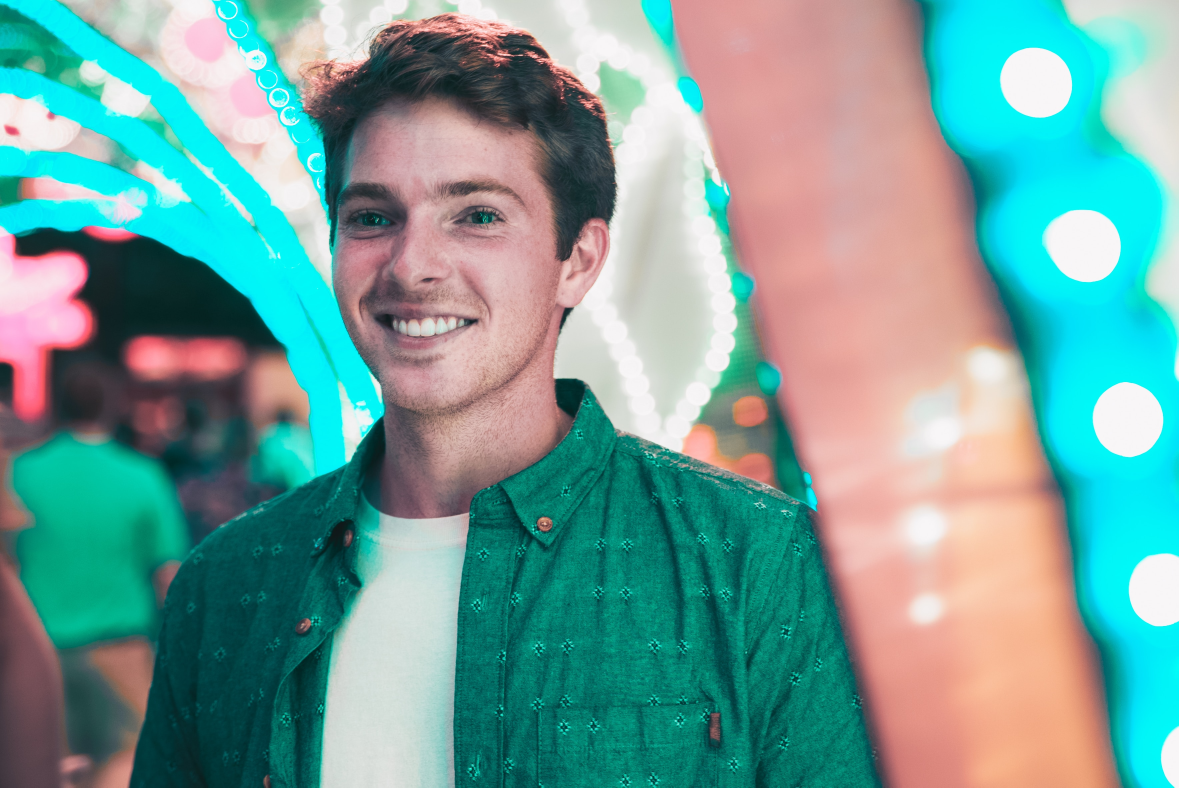
#> input picture image.jpg, 3536 x 2362 px (shown at 1/3 size)
$ python Haar_Pixel.py
#> lines starting #> are read from the running program, lines starting #| are printed output that depends on the picture; after the words box and inside, x2 and y2 are one past the last pixel; in counts of white or black regions, pixels touching at a corner belong together
import cv2

# Load the Haar Cascade classifier
face_cascade = cv2.CascadeClassifier('haarcascade_frontalface_default.xml')

def detect_and_process_faces(image_path):
    # Read the image
#> called with image_path = 'image.jpg'
    image = cv2.imread(image_path)
#> image is the input picture: shape (2362, 3536, 3); mean B, G, R 154.8, 160.2, 113.2

    if image is None:
        print(f"No hay imagen: {image_path}")
        return

    # Resize the image before face detection
    scale_percent = 20  # You can adjust this value according to your needs
    width = int(image.shape[1] * scale_percent / 100)
#> width = 707
    height = int(image.shape[0] * scale_percent / 100)
#> height = 472
    dim = (width, height)
#> dim = (707, 472)
    resized_image = cv2.resize(image, dim, interpolation=cv2.INTER_AREA)
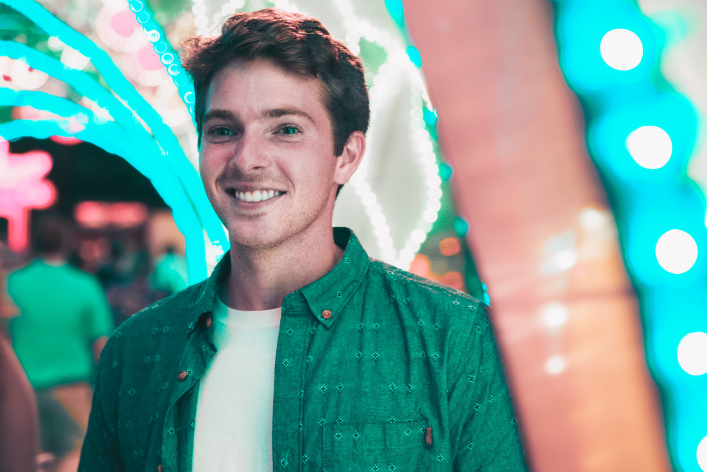
#> resized_image: shape (472, 707, 3); mean B, G, R 154.8, 160.2, 113.2

    # Convert the resized image to grayscale for face detection
    gray = cv2.cvtColor(resized_image, cv2.COLOR_BGR2GRAY)
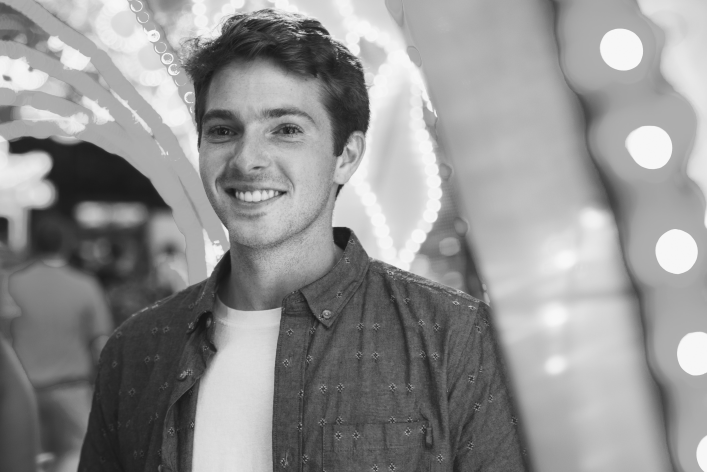
#> gray: shape (472, 707); min 21, max 247, mean 145.5

    # Detect faces using Haar Cascade
    faces = face_cascade.detectMultiScale(gray, scaleFactor=1.1, minNeighbors=5, minSize=(30, 30))
#> faces = [[648, 217, 57, 57], [172, 66, 163, 163], [482, 242, 142, 142]]
    print(str(len(faces)) + " total faces detected.")
#| 3 total faces detected.

    for (x, y, w, h) in faces:
        print(f"Face detected in the box {x} {y} {x+w} {y+h}")

        # Extract the face region
        face_roi = resized_image[y:y + h, x:x + w]

        # Resize the face region to (10, 10) using INTER_NEAREST interpolation
        resized_face = cv2.resize(face_roi, (10, 10), interpolation=cv2.INTER_NEAREST)

        # Resize the face region back to its original size using INTER_NEAREST interpolation
        resized_image[y:y + h, x:x + w] = cv2.resize(resized_face, (w, h), interpolation=cv2.INTER_NEAREST)
#> this loop made 3 passes
#| Face detected in the box 648 217 705 274
#| Face detected in the box 172 66 335 229
#| Face detected in the box 482 242 624 384
#> pass 1, in detect_and_process_faces, `face_roi = resized_image[y:y + h, x:x + w]`:
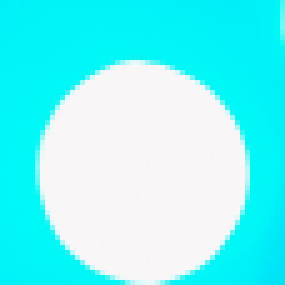
#> face_roi: shape (57, 57, 3) (shown 5 times larger); mean B, G, R 247.1, 245, 112.5
#> pass 2, in detect_and_process_faces, `face_roi = resized_image[y:y + h, x:x + w]`:
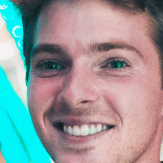
#> face_roi: shape (163, 163, 3); mean B, G, R 153.4, 152.5, 147.6
#> pass 3, in detect_and_process_faces, `face_roi = resized_image[y:y + h, x:x + w]`:
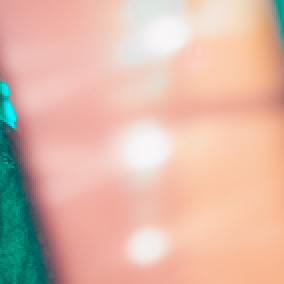
#> face_roi: shape (142, 142, 3) (shown 2 times larger); mean B, G, R 169.5, 185.2, 221.4
#> after the loop:
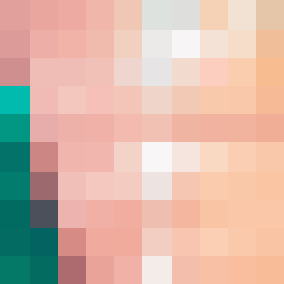
#> face_roi: shape (142, 142, 3) (shown 2 times larger); mean B, G, R 170.4, 185, 215.2
#> after the loop:
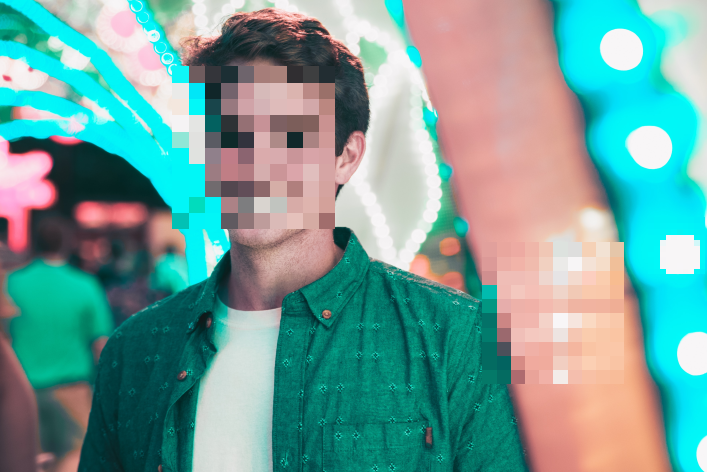
#> resized_image: shape (472, 707, 3); 14.49% of pixels changed, all inside (x1, y1, x2, y2) = (172, 66, 705, 384)

    # Display the result
    cv2.imshow('Detected Faces with Resizing', resized_image)
    cv2.waitKey(0)
    cv2.destroyAllWindows()

# Example usage
image_path = 'image.jpg'
detect_and_process_faces(image_path)
